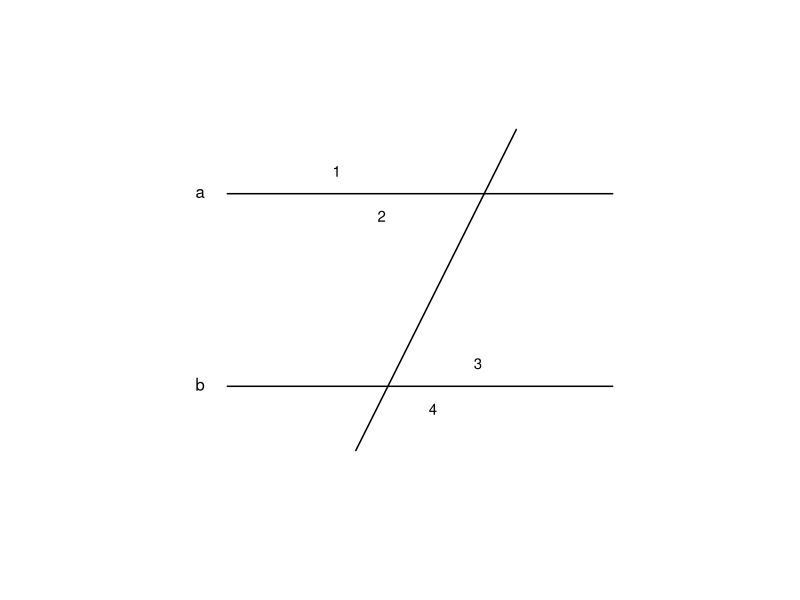
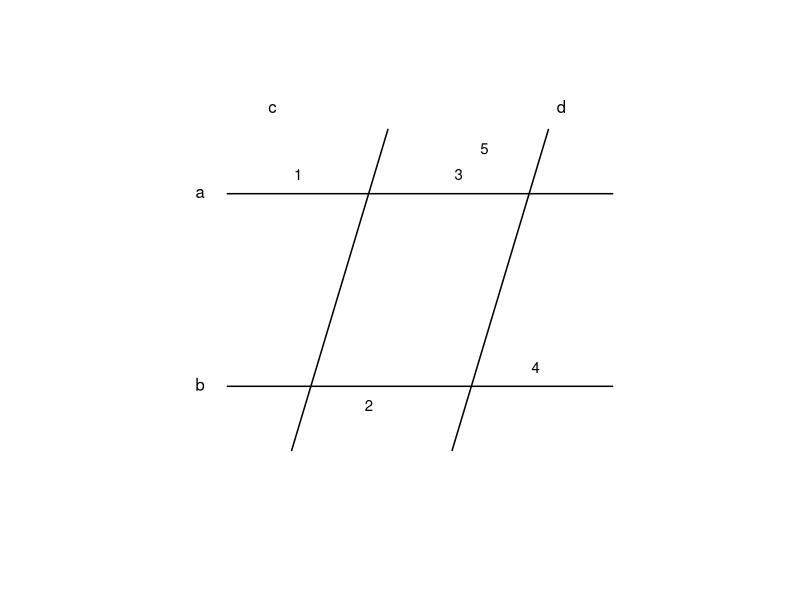
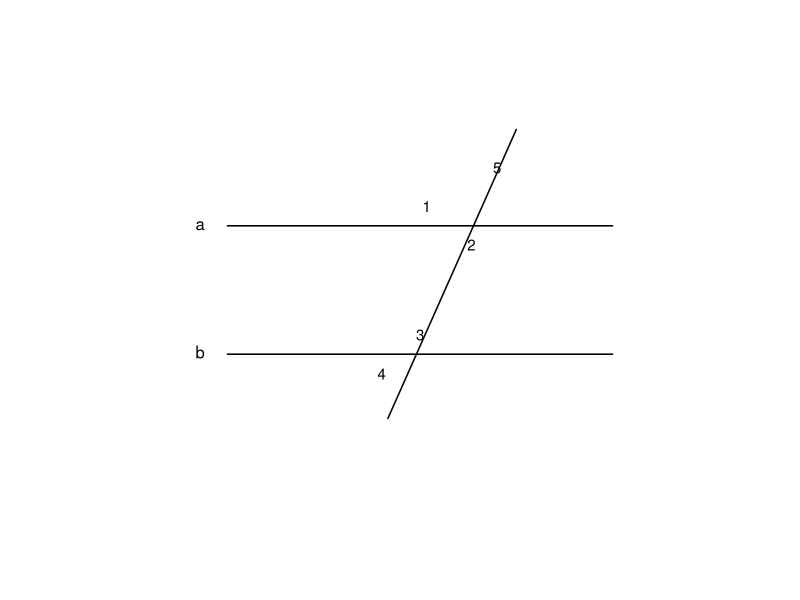
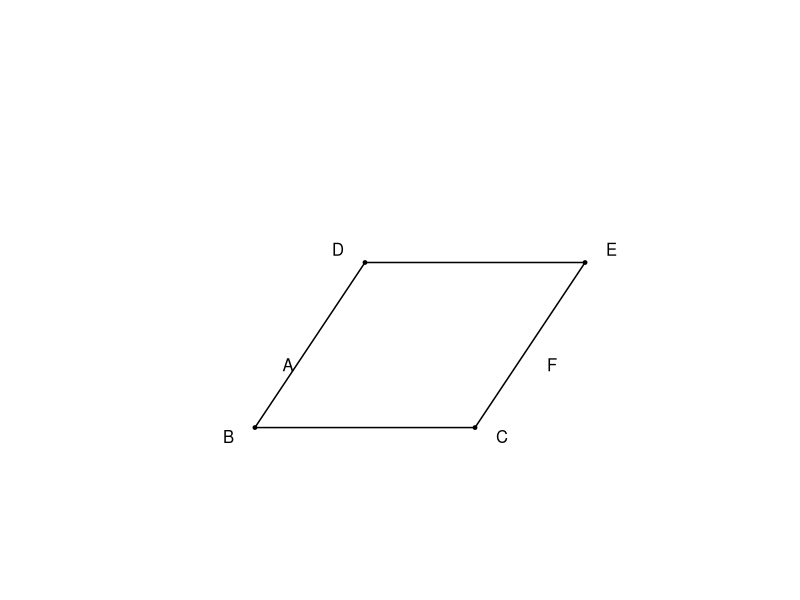
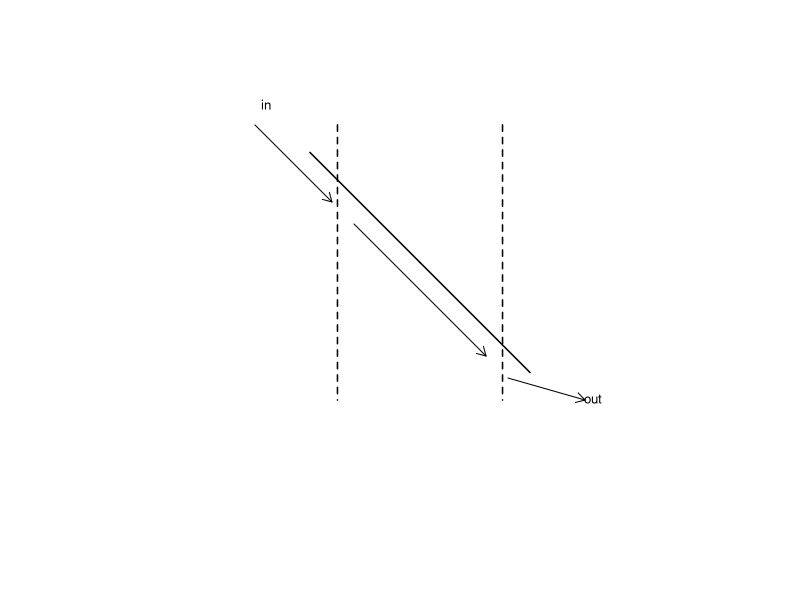

Here is the R script that generated these plots, in order:
setwd("C:/Users/18904/Github/junior-mathematics/codes")
if(!dir.exists("../figures"))dir.create("../figures")

# two parallel horizontal lines a,b with a slanted transversal, angle labels
parab=function(alab,blab){
  segments(-3,1.5,3,1.5,lwd=1.5); segments(-3,-1.5,3,-1.5,lwd=1.5)
  text(-3.2,1.5,alab,pos=2); text(-3.2,-1.5,blab,pos=2)
}

# week31-1: a//b, transversal, angles 1,2,3,4
draw1=function(){
  plot(0,0,xlim=c(-3.5,3.5),ylim=c(-3,3),type="n",asp=1,axes=FALSE,xlab="",ylab="")
  parab("a","b")
  segments(-1,-2.5,1.5,2.5,lwd=1.5)
  text(-1.3,1.85,"1",cex=0.9); text(-0.6,1.15,"2",cex=0.9)
  text(0.9,-1.15,"3",cex=0.9); text(0.2,-1.85,"4",cex=0.9)
}
cairo_pdf("../figures/week31-1.pdf",width=4,height=4,family="sans");draw1();dev.off()
svglite::svglite("../figures/week31-1.svg",width=4,height=4);draw1();dev.off()

# week31-2: a//b, two transversals c,d, angles 1..5
draw2=function(){
  plot(0,0,xlim=c(-3.5,3.5),ylim=c(-3,3),type="n",asp=1,axes=FALSE,xlab="",ylab="")
  parab("a","b")
  segments(-2,-2.5,-0.5,2.5,lwd=1.5); segments(0.5,-2.5,2,2.5,lwd=1.5)
  text(-2.3,2.6,"c",pos=3); text(2.2,2.6,"d",pos=3)
  text(-1.9,1.8,"1",cex=0.9); text(-0.8,-1.8,"2",cex=0.9)
  text(0.6,1.8,"3",cex=0.9); text(1.8,-1.2,"4",cex=0.9); text(1.0,2.2,"5",cex=0.9)
}
cairo_pdf("../figures/week31-2.pdf",width=4,height=4,family="sans");draw2();dev.off()
svglite::svglite("../figures/week31-2.svg",width=4,height=4);draw2();dev.off()

# week31-3: a,b with angles 1..5 for the multiple-choice
draw3=function(){
  plot(0,0,xlim=c(-3.5,3.5),ylim=c(-3,3),type="n",asp=1,axes=FALSE,xlab="",ylab="")
  segments(-3,1,3,1,lwd=1.5); segments(-3,-1,3,-1,lwd=1.5)
  text(-3.2,1,"a",pos=2); text(-3.2,-1,"b",pos=2)
  segments(-0.5,-2,1.5,2.5,lwd=1.5)
  text(0.1,1.3,"1",cex=0.9); text(0.8,0.7,"2",cex=0.9)
  text(0.0,-0.7,"3",cex=0.9); text(-0.6,-1.3,"4",cex=0.9); text(1.2,1.9,"5",cex=0.9)
}
cairo_pdf("../figures/week31-3.pdf",width=4,height=4,family="sans");draw3();dev.off()
svglite::svglite("../figures/week31-3.svg",width=4,height=4);draw3();dev.off()

# week31-4: AB//FE and BC//DE, two pairs of parallel lines
draw4=function(){
  plot(0,0,xlim=c(-1,7),ylim=c(-1,6),type="n",asp=1,axes=FALSE,xlab="",ylab="")
  segments(0,0,4,0,lwd=1.5); segments(2,3,6,3,lwd=1.5)
  segments(0,0,2,3,lwd=1.5); segments(4,0,6,3,lwd=1.5)
  points(0,0,pch=19,cex=0.5);points(4,0,pch=19,cex=0.5);points(2,3,pch=19,cex=0.5);points(6,3,pch=19,cex=0.5)
  text(-0.2,-0.2,"B",pos=2); text(4.2,-0.2,"C",pos=4)
  text(1.8,3.2,"D",pos=2); text(6.2,3.2,"E",pos=4)
  text(0.6,1.4,"A",pos=1); text(5.4,1.4,"F",pos=1)
}
cairo_pdf("../figures/week31-4.pdf",width=4,height=4,family="sans");draw4();dev.off()
svglite::svglite("../figures/week31-4.svg",width=4,height=4);draw4();dev.off()

# week31-5: periscope schematic, two parallel mirrors, incoming and outgoing rays
draw5=function(){
  plot(0,0,xlim=c(-1,7),ylim=c(-1,6),type="n",asp=1,axes=FALSE,xlab="",ylab="")
  segments(1,5,3,3,lwd=1.5); segments(3,3,5,1,lwd=1.5)
  segments(1.5,5.5,1.5,0.5,lwd=1.5,lty=2); segments(4.5,5.5,4.5,0.5,lwd=1.5,lty=2)
  arrows(0,5.5,1.4,4.1,lwd=1,length=0.1); text(0.2,5.6,"in",pos=3,cex=0.8)
  arrows(1.8,3.7,4.2,1.3,lwd=1,length=0.1)
  arrows(4.6,0.9,6,0.5,lwd=1,length=0.1); text(5.8,0.5,"out",pos=4,cex=0.8)
}
cairo_pdf("../figures/week31-5.pdf",width=4,height=4,family="sans");draw5();dev.off()
svglite::svglite("../figures/week31-5.svg",width=4,height=4);draw5();dev.off()
